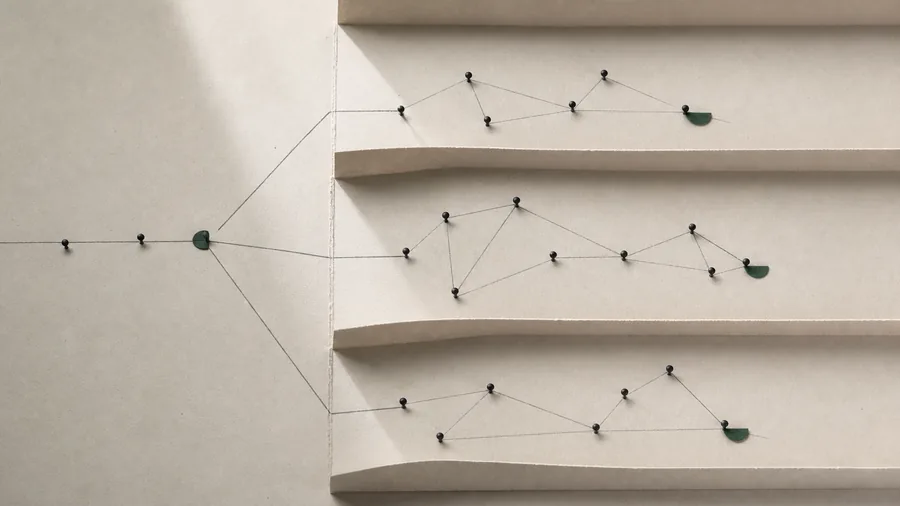
#> input picture assets/ephemerent-isolation-900.webp, 900 x 506 px; its folder holds 4 pictures in this run
$ python make-dark-plates.py ../assets/company-ai-study-768.webp
#> lines starting #> are read from the running program, lines starting #| are printed output that depends on the picture
#> call 3 of build, with name = 'ephemerent-isolation', width = 900
#> in build, img is the input picture: PIL image 900x506 RGB; mean R, G, B 186.2, 176.8, 164.7
#!/usr/bin/env python3
"""
Derive dark-face variants of the hero photography.

The plates are pins and graphite thread on lit paper. On a dark ground an
untouched one glows like a lightbox, and simply dimming it does not help:
the threads are already the darkest thing in the frame, so exposing down
takes subject and ground toward each other and the picture turns to mud.

Inverting luminance does the opposite. The paper becomes the ground and
the threads become bright filaments drawn across it, which is much closer
to what the pictures are actually about. Hue is carried through the
inversion rather than flipped, so the teal pin heads stay teal instead of
turning magenta the way a naive RGB invert would leave them.

After inverting, the range is remapped so black lands on the lab theme's
own ground rather than on 0,0,0 -- a photograph that goes fully black on
a #14130f page reads as a hole rather than as a plate.

    python3 scripts/make-dark-plates.py            # write the variants
    python3 scripts/make-dark-plates.py --check    # report without writing
"""

import sys
from pathlib import Path

import numpy as np
from PIL import Image, ImageEnhance, ImageOps

ROOT = Path(__file__).resolve().parent.parent
ASSETS = ROOT / "assets"
CHECK = "--check" in sys.argv

# The three plates, at both widths the markup asks for.
PLATES = [
    ("ephemerent-network", 900), ("ephemerent-network", 1600),
    ("ephemerent-isolation", 900), ("ephemerent-isolation", 1536),
    ("ephemerent-verification", 900), ("ephemerent-verification", 1536),
]

# The lab theme's dark ground and ink. The remapped range sits between
# them so the plate belongs to the page instead of punching a hole in it.
GROUND = (0x1E, 0x1C, 0x17)   # above --paper (#14130f), so the plate has a floor to sit on
HIGHLIGHT = (0xC6, 0xC0, 0xB2)  # under --ink; the filaments carry without blazing

# How much tonal spread the finished plate may carry, as a fraction of
# its own mean.
#
# This is the number the plates were getting wrong, and it took two
# wrong answers to find it. Chroma was the obvious suspect: measured in
# HSV, saturation appeared to quadruple through the inversion, 26 to 96.
# That reading was an artefact -- HSV saturation is (max - min) / max,
# so it inflates without bound as pixels get darker, and every dark
# image scores high on it. Measured properly in LAB, chroma rises about
# 20%, from 7.2 to 8.7, and is very nearly innocent.
#
# What actually quadrupled is RELATIVE contrast. The source plates run a
# standard deviation of 30 against a mean of 205, or 0.15. Inverting
# holds the spread and cuts the mean to a quarter, landing at 0.66. The
# eye judges contrast against the local mean, so the same photograph
# came back four times as hard -- and then Contrast.enhance(1.3) made it
# harder still.
TARGET_SPREAD = 0.38


def invert_luminance(img: Image.Image) -> Image.Image:
    """Flip lightness, keep hue and saturation.

    A plain ImageOps.invert() rotates every hue by 180 degrees, which would
    turn the green pin heads magenta. Working in LAB and inverting only L
    leaves the colour where the photographer put it.
    """
    lab = img.convert("LAB")
#> lab: PIL image 900x506 LAB; mean of channels 0, 1, 2 184.6, 2.8, 7.6
    l, a, b = lab.split()
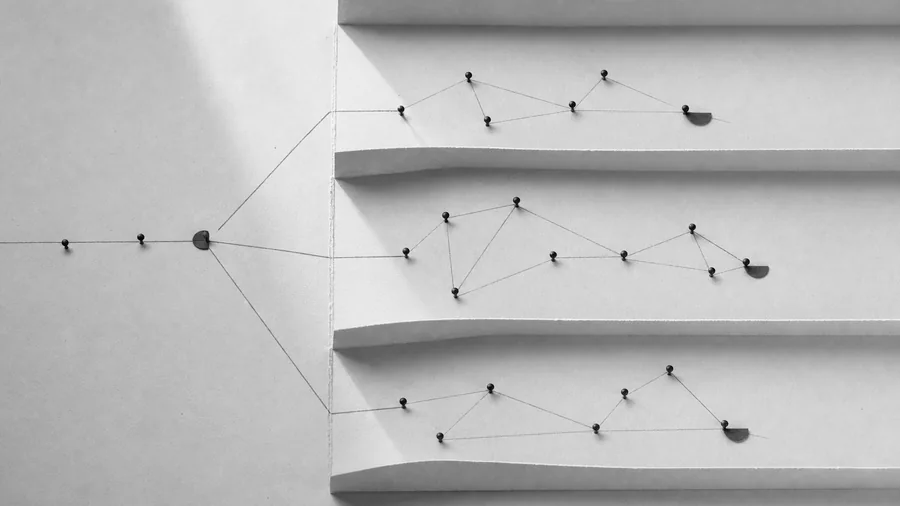
#> l: PIL image 900x506 L; min 0, max 254, mean 184.6
    return Image.merge("LAB", (ImageOps.invert(l), a, b)).convert("RGB")
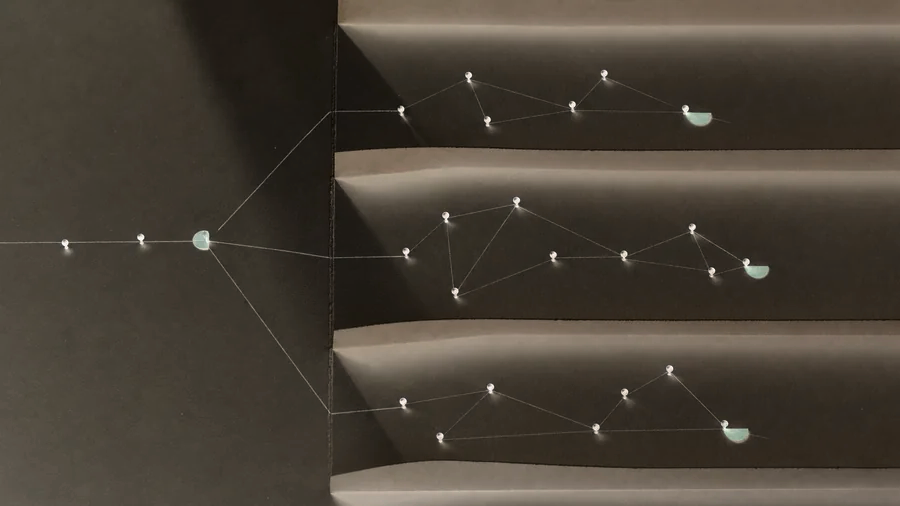
#> returned value: PIL image 900x506 RGB; mean R, G, B 72.6, 64.9, 54.5


def remap(img: Image.Image, low, high) -> Image.Image:
    """Compress the full range into the theme's own black and white points."""
#> called with low = (30, 28, 23), high = (198, 192, 178)
    return ImageOps.colorize(
        ImageOps.grayscale(img), black=low, white=high, blackpoint=0, whitepoint=255
    )
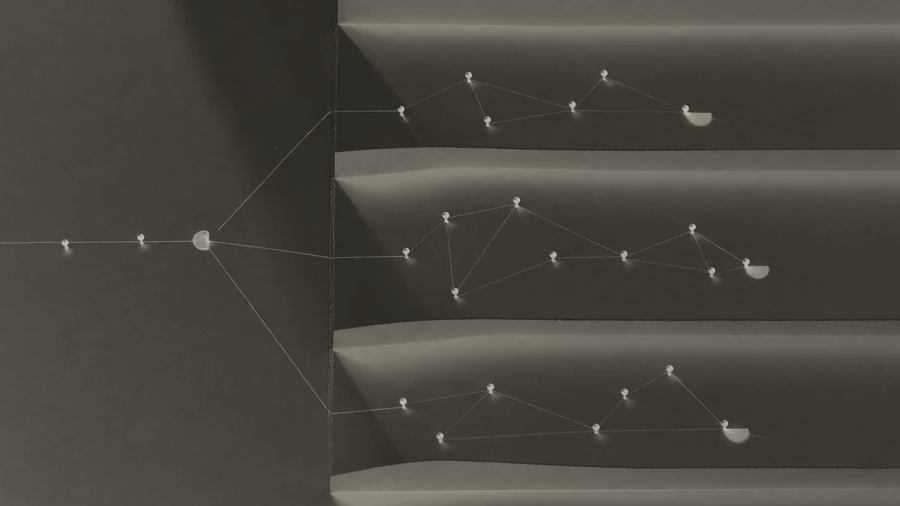
#> returned value: PIL image 900x506 RGB; mean R, G, B 72.9, 69.9, 62.6


def fit_spread(img: Image.Image, target: float) -> Image.Image:
    """Scale the tonal range about its own mean until sd/mean hits target.

    Working on the ratio rather than on an absolute standard deviation is
    the whole point: a dark plate and a light one can carry identical
    spread and read completely differently, because contrast is judged
    against the surrounding brightness. Anchoring on the mean is what
    makes the dark variant feel like the same photograph rather than a
    harsher one.
    """
#> called with target = 0.38
    arr = np.asarray(img).astype(np.float32)
    lum = np.asarray(img.convert("L")).astype(np.float32)
    mean, sd = lum.mean(), lum.std()
#> mean = 67.41; sd = 24.33
    if sd < 1e-3 or mean < 1e-3:
        return img
    factor = (target * mean) / sd
#> factor = 1.05
    if factor >= 1.0:                       # already softer than asked
        return img
    # Scale every channel about the luminance mean, so hue is untouched.
    out = mean + (arr - mean) * factor
    return Image.fromarray(np.clip(out, 0, 255).astype(np.uint8))


def tone(path: Path):
    """Mean lightness, relative spread and LAB chroma for one image.

    Chroma is read from LAB with the a/b bytes decoded as SIGNED values.
    Pillow stores them wrapped -- 0 is neutral and negatives live above
    127, so teal comes back as a=223 meaning -33. Reading them as
    unsigned puts every neutral pixel 128 units from the origin and
    reports a chroma of 175 for a black-and-white photograph.
    """
    im = Image.open(path).convert("RGB")
    lab = np.asarray(im.convert("LAB"))
    lum = lab[..., 0].astype(np.float32)
    a = (((lab[..., 1].astype(np.int16) + 128) % 256) - 128).astype(np.float32)
    b = (((lab[..., 2].astype(np.int16) + 128) % 256) - 128).astype(np.float32)
    mean = float(lum.mean()) or 1.0
    return mean, float(lum.std()) / mean, float(np.sqrt(a * a + b * b).mean())


def verify(src: Path, out_stem: Path) -> str:
    """Report whether a shipped plate still matches the intended tone."""
    out = out_stem.with_suffix(".webp")
    if not out.exists():
        return f"  MISSING  {out.name}"
    s_mean, s_spread, s_chroma = tone(src)
    d_mean, d_spread, d_chroma = tone(out)
    notes = []
    # The fitter targets TARGET_SPREAD and only ever softens, so a plate
    # already gentler than the target is fine; harsher is the failure.
    if d_spread > TARGET_SPREAD + 0.06:
        notes.append(f"spread {d_spread:.3f} > {TARGET_SPREAD:.2f}")
    # Chroma should not gain much through the inversion. It was the
    # suspect that turned out innocent, and this keeps it that way.
    if d_chroma > s_chroma * 1.35:
        notes.append(f"chroma {d_chroma:.1f} vs source {s_chroma:.1f}")
    if d_mean > 110:
        notes.append(f"mean {d_mean:.0f} is too light for a dark plate")
    verdict = "FAIL " + "; ".join(notes) if notes else "ok"
    return (f"  {out_stem.name:38} mean {d_mean:5.1f}  spread {d_spread:.3f}  "
            f"chroma {d_chroma:4.1f}  {verdict}")


def build(name: str, width: int) -> str:
    src = ASSETS / f"{name}-{width}.webp"
    if not src.exists():
        return f"  MISSING {src.name}"

    img = Image.open(src).convert("RGB")
    inverted = invert_luminance(img)

    # Blend the hue-carrying inversion with a tinted monochrome version
    # of itself. Full colour after inversion is too lively for a plate
    # that sits behind type, but pulling all the way to monochrome loses
    # the teal pin heads, which are the one piece of colour worth
    # keeping -- they are the accent, and they mark the result.
    toned = Image.blend(remap(inverted, GROUND, HIGHLIGHT), inverted, 0.42)
    # A nudge, not a rescue. Chroma survives the inversion nearly intact,
    # so the teal pin heads do not need 1.35x to read -- and at that
    # strength the paper's warm cast came up with them.
    toned = ImageEnhance.Color(toned).enhance(1.08)

    # Land the spread on TARGET_SPREAD instead of nudging it with a fixed
    # multiplier and hoping.
    toned = fit_spread(toned, TARGET_SPREAD)

    out_stem = ASSETS / f"{name}-dark-{width}"
    if CHECK:
        return verify(src, out_stem)

    toned.save(f"{out_stem}.webp", "WEBP", quality=82, method=6)
#> (the run stopped early here; a loop or call above may not have finished)

$ run again, on assets/ephemerent-network-1600.webp
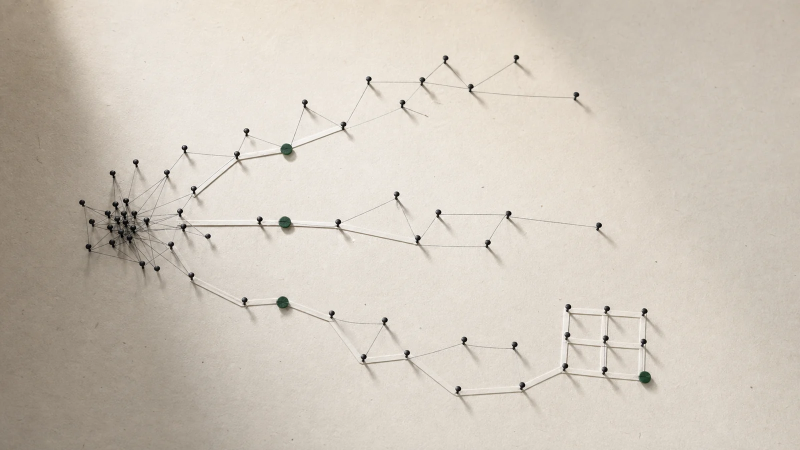
#> input picture assets/ephemerent-network-1600.webp, 1600 x 900 px (shown at 1/2 size)
#> in build, img is the input picture: PIL image 1600x900 RGB; mean R, G, B 207, 198.5, 186.8
#> lab: PIL image 1600x900 LAB; mean of channels 0, 1, 2 204.8, 2.3, 7
#> in invert_luminance, `l, a, b = lab.split()`:
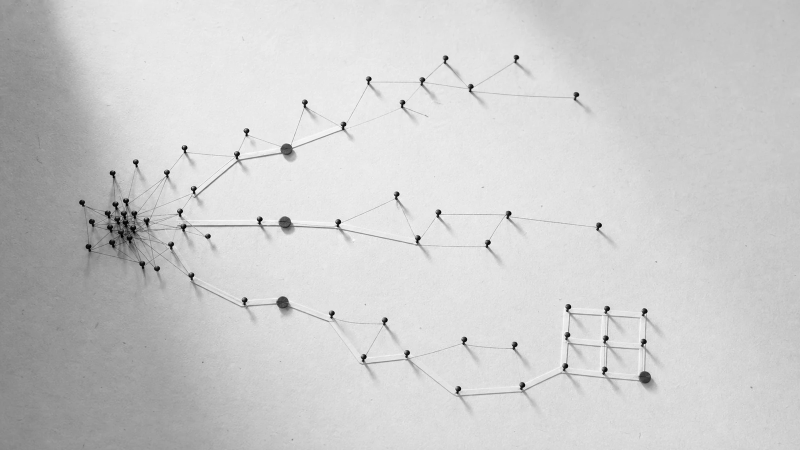
#> l: PIL image 1600x900 L (shown at 1/2 size); min 0, max 255, mean 204.8
#> in remap, `return ImageOps.colorize( ImageOps.grayscale(img), black=low, white=hi..`:
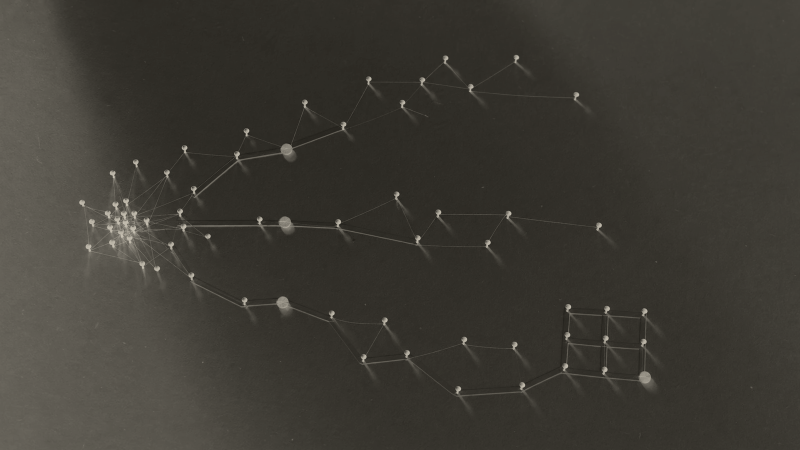
#> returned value: PIL image 1600x900 RGB (shown at 1/2 size); mean R, G, B 61.3, 58.6, 51.9
#> mean = 53.51; sd = 21.59
#> factor = 0.942
